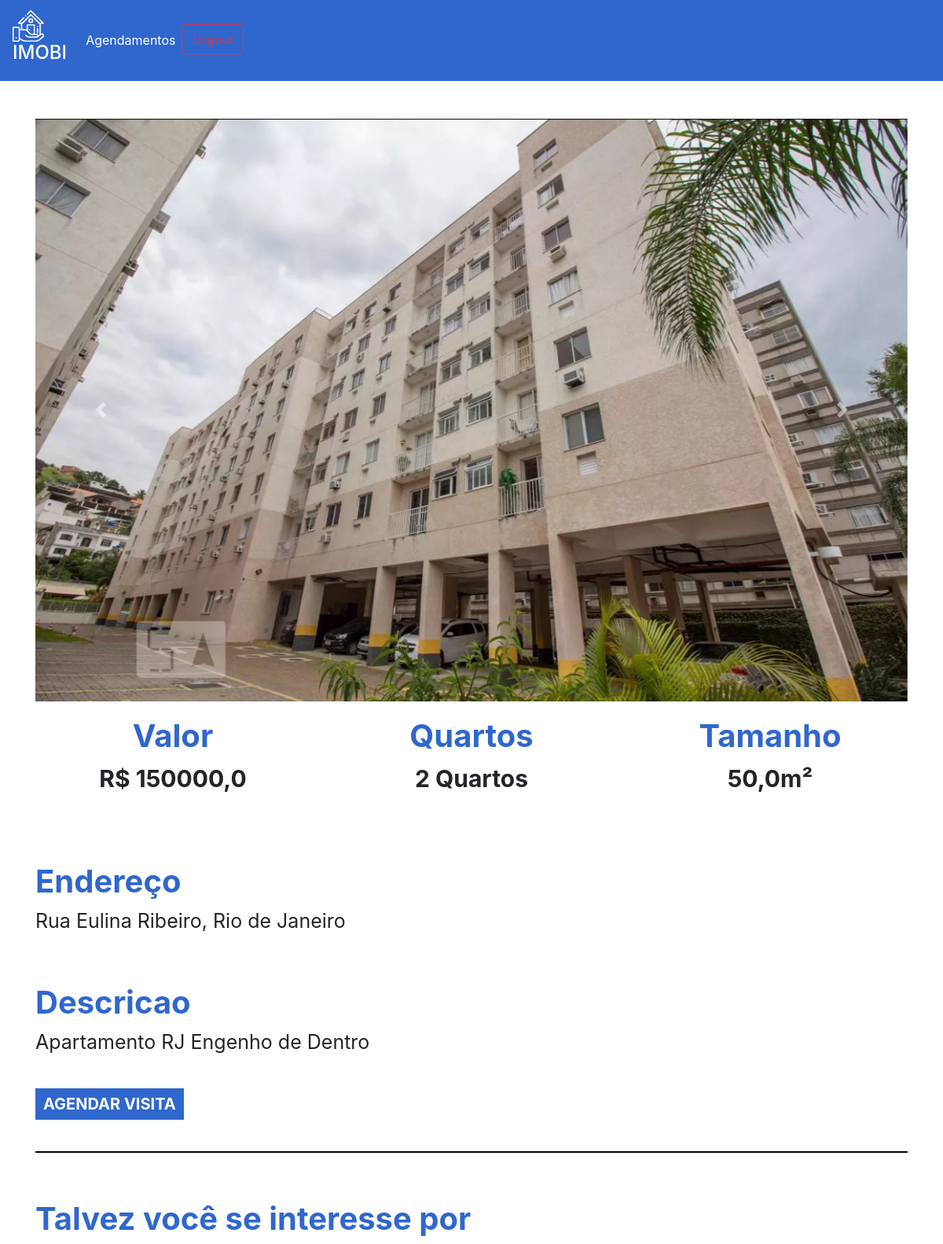
Page /imovel/2 (signed in) on the committed database.
### plataforma/models.py (models this page shows, shortened)
class Imagem(models.Model):
    img = models.ImageField(upload_to='img')
    def __str__(self) -> str:
        return self.img.url

class Imovei(models.Model):
    choices = (('V', 'Venda'),
    ('A', 'Aluguel'))
    choices_imovel = (('A', 'Apartamento'),
    ('C', 'Casa'))
    imagens = models.ManyToManyField(Imagem)
    valor = models.FloatField()
    quartos = models.IntegerField()
    tamanho = models.FloatField()
    cidade = models.ForeignKey(Cidade, on_delete=models.DO_NOTHING)
    rua = models.CharField(max_length=50)
    tipo = models.CharField(max_length=1, choices=choices)
    tipo_imovel = models.CharField(max_length=1, choices=choices_imovel)
    numero = models.IntegerField()
    descricao = models.TextField()
    dias_visita = models.ManyToManyField(DiasVisita)
    horarios = models.ManyToManyField(Horario)

class Cidade(models.Model):
    nome = models.CharField(max_length=30)
    def __str__(self) -> str:
        return self.nome

### plataforma/views.py (the view)
# urls.py: path('imovel/<str:id>', views.imovel, name="imovel"),
@login_required(login_url='/auth/logar')
def imovel(request, id):
    imovel = get_object_or_404(Imovei, id=id)
    sugestoes = Imovei.objects.filter(cidade=imovel.cidade).exclude(id=id)[:2]
    return render(request, 'imovel.html', {'imovel': imovel, 'sugestoes': sugestoes, 'id': id})

### plataforma/models.py (called while the page is built)
    def __str__(self) -> str:
        return self.dia

    def __str__(self) -> str:
        return str(self.horario)

### plataforma/templates/imovel.html (shortened to what this page needs)
{% extends 'base.html' %}
{% load static %}
{% block 'head' %}
<link rel="stylesheet" href="{% static 'plataforma/css/home.css' %}">
{% endblock %}
{% block 'body' %}
    <div style="text-align: center" class="container">
        <br>
        <br>
        <div id="carouselExampleControls" class="carousel slide" data-ride="carousel">
            <div class="carousel-inner">
                {% for img in imovel.imagens.all %}
                    <div class="carousel-item {% if forloop.first %} active {% endif %}" >
                        <img class="d-block w-100" src="{{img}}" alt="First slide">
                    </div>
                {% endfor %}
            </div>
            <a class="carousel-control-prev" href="#carouselExampleControls" role="button" data-slide="prev">
                <span class="carousel-control-prev-icon" aria-hidden="true"></span>
            </a>
            <a class="carousel-control-next" href="#carouselExampleControls" role="button" data-slide="next">
                <span class="carousel-control-next-icon" aria-hidden="true"></span>
            </a>
        </div>
        <div class="row">
            <div class="col-md">
                <h3 class="titulo_especificacao">Valor</h3>
                <p class="especificacao">R$ {{imovel.valor}}</p>
            </div>
            <div class="col-md">
                <h3 class="titulo_especificacao">Quartos</h3>
                <p class="especificacao">{{imovel.quartos}} Quartos</p>
            </div>
            <div class="col-md">
                <h3 class="titulo_especificacao">Tamanho</h3>
                <p class="especificacao">{{imovel.tamanho}}m²</p>
            </div>
        </div>
        <br>
        <br>
        <div style="text-align: left">
            <h3 class="titulo_especificacao">Endereço</h3>
            <p class="especificacao_endereco">{{imovel.rua}}, {{imovel.cidade }}</p>
        </div>
        <br>
        <div style="text-align: left">
            <h3 class="titulo_especificacao">Descricao</h3>
            <p class="especificacao_endereco">{{imovel.descricao}}</p>
            <br>
            <button class="btn_agendar_visita" data-toggle="modal" data-target="#exampleModal">AGENDAR VISITA</button>
            <br>
            <br>
        </div>
        <hr style="border: 1px solid black">
        <br>
        <div class="div_possivel_interesse">
            <h3 class="titulo_especificacao">Talvez você se interesse por</h3>
        </div>
    </div>
{% endblock %}

### templates/static/plataforma/css/home.css (style rules this page uses)
.titulo_especificacao { color: #3067cd; font-weight: bold; margin-top: 20px; font-size: 40px; }
.especificacao { font-size: 30px; font-weight: bold; }
.especificacao_endereco { font-size: 25px; }
.btn_agendar_visita { border: none; background-color: #3067cd; color: white; font-weight: bold; font-size: 20px; padding: 5px 10px 5px 10px; }
.div_possivel_interesse { text-align: left; }

### rows in the picture
Imagem: img (picture)
Imovei: valor "150000,0", quartos "2", tamanho "50,0", rua "Rua Eulina Ribeiro", cidade "Rio de Janeiro", descricao "Apartamento RJ Engenho de Dentro"
